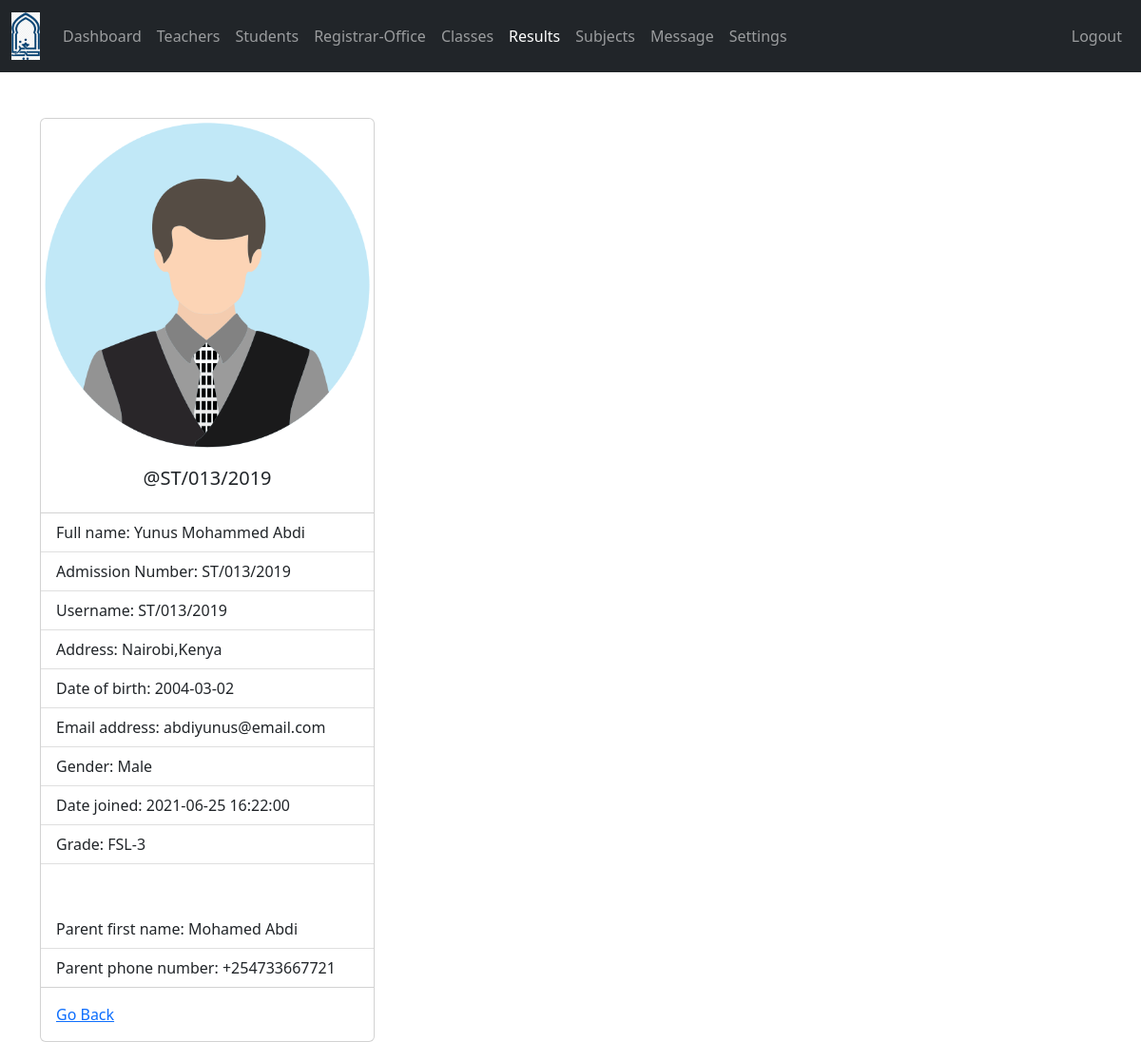
Page /admin/student-view-r.php?student_id=6 (signed in) on the committed database.
### tables this page shows
CREATE TABLE `students` (
  `student_id` int(11) NOT NULL,
  `username` varchar(127) NOT NULL,
  `password` varchar(255) NOT NULL,
  `fname` varchar(127) NOT NULL,
  `admission_number` varchar(50) DEFAULT NULL,
  `grade` int(11) NOT NULL,
  `subjects` varchar(100) NOT NULL,
  `address` varchar(31) NOT NULL,
  `gender` varchar(7) NOT NULL,
  `email_address` varchar(255) NOT NULL,
  `date_of_birth` date NOT NULL,
  `date_of_joined` timestamp NULL DEFAULT current_timestamp(),
  `parent_fname` varchar(127) NOT NULL,
  `parent_phone_number` varchar(31) NOT NULL
);

CREATE TABLE `grades` (
  `grade_id` int(11) NOT NULL,
  `grade` varchar(31) NOT NULL,
  `grade_code` varchar(7) NOT NULL
);

### admin/data/student.php (called while the page is built, shortened)
<?php
function getStudentById($id, $conn){
   $sql = "SELECT * FROM students
           WHERE student_id=?";
   $stmt = $conn->prepare($sql);
   $stmt->execute([$id]);
   if ($stmt->rowCount() == 1) {
     $student = $stmt->fetch();
     return $student;
   }else {
    return 0;
   }
}

### admin/data/grade.php (called while the page is built, shortened)
<?php
function getGradeById($grade_id, $conn){
   $sql = "SELECT * FROM grades
           WHERE grade_id=?";
   $stmt = $conn->prepare($sql);
   $stmt->execute([$grade_id]);
   if ($stmt->rowCount() == 1) {
     $grade = $stmt->fetch();
     return $grade;
   }else {
    return 0;
   }
}

### admin/student-view-r.php (the view, shortened to what this page needs)
<?php
if (isset($_SESSION['admin_id']) &&
    isset($_SESSION['role'])) {
    if ($_SESSION['role'] == 'Admin') {
       include "../DB_connection.php";
       include "data/student.php";
       include "data/grade.php";
       include "data/section.php";
       if(isset($_GET['student_id'])){
       $student_id = $_GET['student_id'];
       $student = getStudentById($student_id, $conn);
 ?>
<!DOCTYPE html>
<html lang="en">
<head>
	<link rel="stylesheet" href="https://cdn.jsdelivr.net/npm/bootstrap@5.2.0/dist/css/bootstrap.min.css">
	<link rel="stylesheet" href="../css/style.css">
  <link rel="stylesheet" href="https://cdnjs.cloudflare.com/ajax/libs/font-awesome/4.7.0/css/font-awesome.min.css">
</head>
<body>
    <?php
        include "inc/navbar.php";
        if ($student != 0) {
     ?>
     <div class="container mt-5">
         <div class="card" style="width: 22rem;">
          <img src="../img/student-<?=$student['gender']?>.png" class="card-img-top" alt="...">
          <div class="card-body">
            <h5 class="card-title text-center">@<?=$student['username']?></h5>
          </div>
          <ul class="list-group list-group-flush">
            <li class="list-group-item">Full name: <?=$student['fname']?></li>
            <li class="list-group-item">Admission Number: <?=$student['admission_number']?></li>
            <li class="list-group-item">Username: <?=$student['username']?></li>
            <li class="list-group-item">Address: <?=$student['address']?></li>
            <li class="list-group-item">Date of birth: <?=$student['date_of_birth']?></li>
            <li class="list-group-item">Email address: <?=$student['email_address']?></li>
            <li class="list-group-item">Gender: <?=$student['gender']?></li>
            <li class="list-group-item">Date joined: <?=$student['date_of_joined']?></li>
            <li class="list-group-item">Grade:
                 <?php
                      $grade = $student['grade'];
                      $g = getGradeById($grade, $conn);
                      echo $g['grade_code'].'-'.$g['grade'];
                  ?>
            </li>
            <br><br>
            <li class="list-group-item">Parent first name: <?=$student['parent_fname']?></li>
            <li class="list-group-item">Parent phone number: <?=$student['parent_phone_number']?></li>
          </ul>
          <div class="card-body">
            <a href="results.php" class="card-link">Go Back</a>
          </div>
        </div>
     </div>
     <?php
        }else {
          header("Location: results.php");
          exit;
        }
     ?>
</body>
</html>
<?php
    }else {
        header("Location: student.php");
        exit;
    }
  }else {
    header("Location: ../login.php");
    exit;
  }
}else {
	header("Location: ../login.php");
	exit;
}
?>

### rows in the picture
students: gender (picture), username "ST/013/2019", fname "Yunus Mohammed Abdi", admission_number "ST/013/2019", address "Nairobi,Kenya", date_of_birth "2004-03-02", email_address "abdiyunus@email.com", gender "Male", date_of_joined "2021-06-25 16:22:00", parent_fname "Mohamed Abdi", parent_phone_number "+254733667721"
grades: grade_code "FSL", grade "3"
